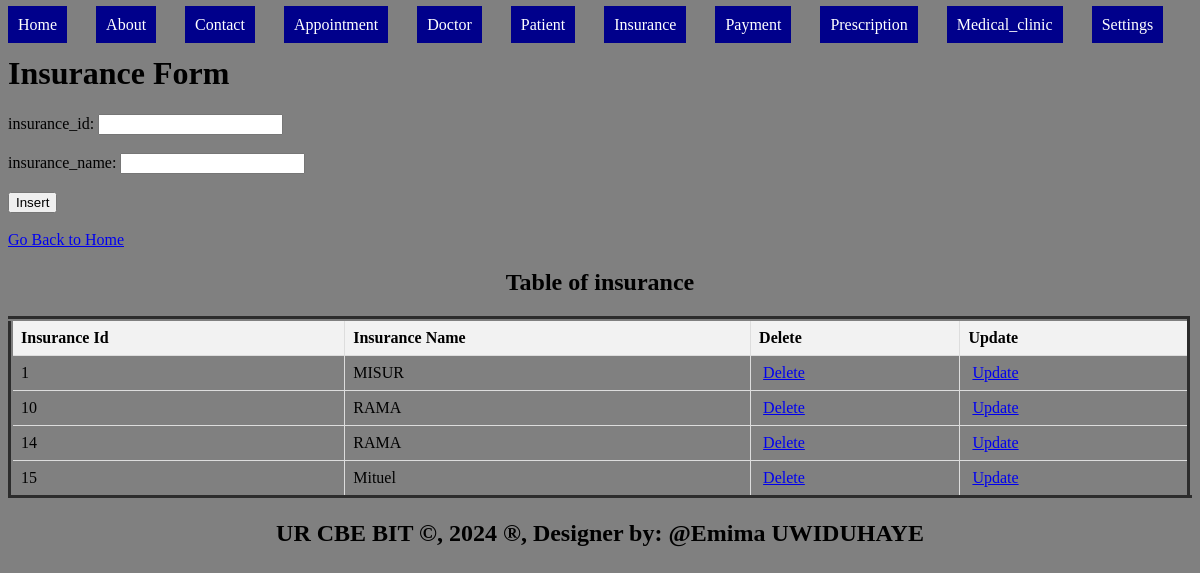
The app's page /insurance.php with its own data.
### tables this page shows
CREATE TABLE `insurance` (
  `insurance_id` int(11) NOT NULL,
  `insurance_name` varchar(20) DEFAULT NULL
);

### insurance.php (the view, shortened to what this page needs)
<!DOCTYPE html>
<html>
<head>
</head>
<body bgcolor="grey">
   <ul style="list-style-type: none; padding: 0;">
    <li style="display: inline; margin-right: 10px;"><a href="./home.html" style="padding: 10px; color: white; background-color:  darkblue; text-decoration: none; margin-right: 15px;">Home</a></li>
    <li style="display: inline; margin-right: 10px;"><a href="./about.html" style="padding: 10px; color: white; background-color:  darkblue; text-decoration: none; margin-right: 15px;">About</a></li>
    <li style="display: inline; margin-right: 10px;"><a href="./contact.html" style="padding: 10px; color: white; background-color: darkblue; text-decoration: none; margin-right: 15px;">Contact</a></li>
    <li style="display: inline; margin-right: 10px;"><a href="./Appointment.php" style="padding: 10px; color: white; background-color:  darkblue; text-decoration: none; margin-right: 15px;">Appointment</a></li>
    <li style="display: inline; margin-right: 10px;"><a href="./Doctor.php" style="padding: 10px; color: white; background-color: darkblue;text-decoration: none; margin-right: 15px;">Doctor</a></li>
    <li style="display: inline; margin-right: 10px;"><a href="./Patient.php" style="padding: 10px; color: white; background-color: darkblue; text-decoration: none; margin-right: 15px;">Patient</a></li>
    <li style="display: inline; margin-right: 10px;"><a href="./Insurance.php" style="padding: 10px; color: white; background-color:  darkblue; text-decoration: none; margin-right: 15px;">Insurance</a></li>
    <li style="display: inline; margin-right: 10px;"><a href="./Payment.php" style="padding: 10px; color: white; background-color: darkblue;text-decoration: none; margin-right: 15px;">Payment</a></li>
    <li style="display: inline; margin-right: 10px;"><a href="./Prescription.php" style="padding: 10px; color: white; background-color:  darkblue; text-decoration: none; margin-right: 15px;">Prescription</a></li>
    <li style="display: inline; margin-right: 10px;"><a href="./Medical.php" style="padding: 10px; color: white; background-color: darkblue;text-decoration: none; margin-right: 15px;">Medical_clinic</a></li>
    <li class="dropdown" style="display: inline; margin-right: 10px;">
      <a href="#" style="padding: 10px; color: white; background-color: darkblue; text-decoration: none; margin-right: 15px;">Settings</a>
    </li>
  </ul>
    <h1>Insurance Form</h1>
<form method="post" onsubmit="return confirmInsert();">
<label for="insurance_id">insurance_id:</label>
<input type="number" id="i_id" name="i_id" required><br><br>
<label for="iname">insurance_name:</label>
<input type="name" id="iname" name="iname" required><br><br>
<input type="submit" name="add" value="Insert"><br><br>
<a href="./home.html">Go Back to Home</a>
</form>
<!DOCTYPE html>
<html>
<head>
</head>
<body>
    <center><h2>Table of insurance</h2></center>
    <table border="5">
        <tr>
            <th>Insurance Id</th>
            <th>Insurance Name</th>
            <th>Delete</th>
            <th>Update</th>
        </tr>
        <?php
        $host = "localhost";
        $user = "root";
        $pass = "";
        $database = "emima";
        $connection = new mysqli($host, $user, $pass, $database);
        $sql = "SELECT * FROM insurance";
        $result = $connection->query($sql);
        if ($result->num_rows > 0) {
            while ($row = $result->fetch_assoc()) {
                $i_id = $row['insurance_id'];
                echo "<tr>
                    <td>" . $row['insurance_id'] . "</td>
                    <td>" . $row['insurance_name'] . "</td>
                    <td><a style='padding:4px' href='delete_insurance.php?insurance_id=$i_id'>Delete</a></td>
                    <td><a style='padding:4px' href='update_insurance.php?insurance_id=$i_id'>Update</a></td>
                </tr>";
            }
        } else {
            echo "<tr><td colspan='2'>No data found</td></tr>";
        }
        ?>
    </table>
</body>
<footer>
  <center>
    <b><h2>UR CBE BIT &copy, 2024 &reg, Designer by: @Emima UWIDUHAYE</h2></b>
  </center>
</footer>
</body>
</html>

### insurance.php (style rules this page uses)
.dropdown { position: relative; display: inline; margin-right: 10px; }
table { width: 100%; border-collapse: collapse; }
th, td { border: 1px solid #ddd; padding: 8px; text-align: left; }
th { background-color: #f2f2f2; }

### records on screen
insurance: insurance_id "1", insurance_name "MISUR"
insurance: insurance_id "10", insurance_name "RAMA"
insurance: insurance_id "14", insurance_name "RAMA"
insurance: insurance_id "15", insurance_name "Mituel"
